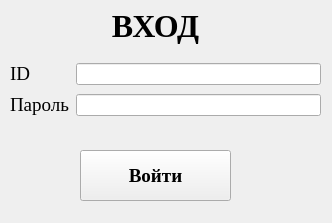
<?xml version="1.0" encoding="UTF-8"?>
<ui version="4.0">
 <class>authwindow</class>
 <widget class="QWidget" name="authwindow">
  <property name="geometry">
   <rect>
    <x>0</x>
    <y>0</y>
    <width>332</width>
    <height>223</height>
   </rect>
  </property>
  <property name="windowTitle">
   <string>Form</string>
  </property>
  <widget class="QWidget" name="gridLayoutWidget">
   <property name="geometry">
    <rect>
     <x>10</x>
     <y>60</y>
     <width>311</width>
     <height>61</height>
    </rect>
   </property>
   <layout class="QGridLayout" name="gridLayout">
    <item row="1" column="0">
     <widget class="QLabel" name="labelWelcome">
      <property name="font">
       <font>
        <family>Times New Roman</family>
        <pointsize>14</pointsize>
       </font>
      </property>
      <property name="text">
       <string>ID</string>
      </property>
     </widget>
    </item>
    <item row="2" column="0">
     <widget class="QLabel" name="label_Password">
      <property name="font">
       <font>
        <family>Times New Roman</family>
        <pointsize>14</pointsize>
       </font>
      </property>
      <property name="text">
       <string>Пароль</string>
      </property>
     </widget>
    </item>
    <item row="1" column="1">
     <widget class="QLineEdit" name="lineEdit"/>
    </item>
    <item row="2" column="1">
     <widget class="QLineEdit" name="lineEdit_2">
      <property name="maxLength">
       <number>16</number>
      </property>
      <property name="echoMode">
       <enum>QLineEdit::Password</enum>
      </property>
     </widget>
    </item>
   </layout>
  </widget>
  <widget class="QPushButton" name="loginPushButton">
   <property name="geometry">
    <rect>
     <x>80</x>
     <y>150</y>
     <width>151</width>
     <height>51</height>
    </rect>
   </property>
   <property name="font">
    <font>
     <family>Times New Roman</family>
     <pointsize>14</pointsize>
     <weight>75</weight>
     <bold>true</bold>
    </font>
   </property>
   <property name="text">
    <string>Войти</string>
   </property>
   <property name="autoDefault">
    <bool>false</bool>
   </property>
   <property name="default">
    <bool>false</bool>
   </property>
  </widget>
  <widget class="QLabel" name="label_3">
   <property name="geometry">
    <rect>
     <x>100</x>
     <y>0</y>
     <width>111</width>
     <height>51</height>
    </rect>
   </property>
   <property name="font">
    <font>
     <family>Times New Roman</family>
     <pointsize>24</pointsize>
     <weight>75</weight>
     <bold>true</bold>
    </font>
   </property>
   <property name="text">
    <string>ВХОД</string>
   </property>
   <property name="alignment">
    <set>Qt::AlignCenter</set>
   </property>
  </widget>
 </widget>
 <resources/>
 <connections>
  <connection>
   <sender>lineEdit_2</sender>
   <signal>returnPressed()</signal>
   <receiver>loginPushButton</receiver>
   <slot>click()</slot>
   <hints>
    <hint type="sourcelabel">
     <x>234</x>
     <y>154</y>
    </hint>
    <hint type="destinationlabel">
     <x>231</x>
     <y>221</y>
    </hint>
   </hints>
  </connection>
 </connections>
</ui>
